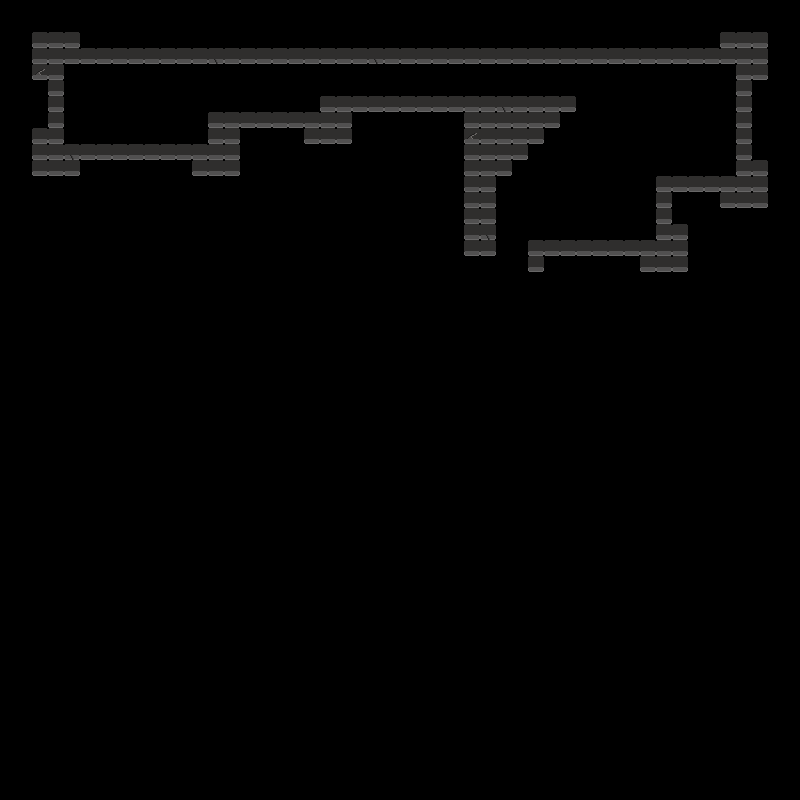

A 2D game scene composited from a Tiled map and its tileset images. What follows is a short description and the map's XML, with each tile layer's data collapsed to a summary:
An orthogonal 50x50 tile map with 16x16 px tiles, 3 tile layers (Background, Foreground, Collision) and 4 objects (2x frog, spawn, powerup).

<map version="1.0" orientation="orthogonal" width="50" height="50" tilewidth="16" tileheight="16">
 <tileset firstgid="1" name="foreground_colliding" tilewidth="16" tileheight="16">
  <image source="tiles.png" width="160" height="160" />
 </tileset>
 <layer name="Background" width="50" height="50">
  <data>[2500 cells, 0 non-empty, 0 distinct tile ids]</data>
 </layer>
 <layer name="Foreground" width="50" height="50">
  <data>[2500 cells, 0 non-empty, 0 distinct tile ids]</data>
 </layer>
 <layer name="Collision" width="50" height="50">
  <data>[2500 cells, 173 non-empty, 3 distinct tile ids]</data>
 </layer>
 <objectgroup name="Metadata" width="50" height="50">
  <object name="spawn" type="spawn" x="80" y="80" width="32" height="32" />
  <object name="1" type="frog" x="384" y="16" width="272" height="16" />
  <object name="1" type="frog" x="528" y="192">
   <polyline points="0,0 64,0 64,-64 128,-64 128,-112 192,-112 192,-48 96,-48 96,32 0,32 0,0" />
  </object>
  <object name="1" type="powerup" x="720" y="160" width="16" height="16" />
 </objectgroup>
</map>
